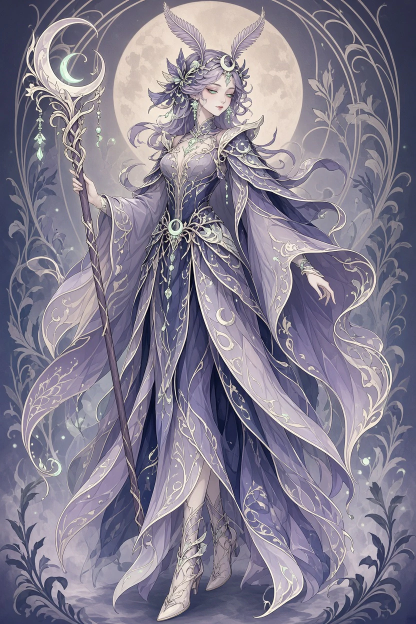
#> input picture concept-studio/style-dictionary/images/afk_ascended_hero_portrait_v1--grok_image_2.webp, 832 x 1248 px (shown at 1/2 size)
$ python -i plates.py   (imports and definitions only)
#> lines starting #> are read from the running program, lines starting #| are printed output that depends on the picture
### src/stage_gen/components/game_shell/layouts.py
"""The shell's screen geometry: what a layout id resolves to, and what it reserves.

A layout id is the whole authored geometry, exactly as it is for a UI atlas role: a
package names a layout and never writes a rectangle. What is different here is *why*
the rectangles exist. A UI role's cells say where the art goes; a shell layout's rects
say where the art must **stay out of the way** — the band the wordmark is set in, the
column the control stack occupies, the strip a card or a tip is read from. They are
reserved regions, and the gate measures them on the plate the model returned.

Every shell plate is one 2560 by 1440 canvas: the native 16:9 size the bound image
route already draws for the universe recipe's wide mode (``WIDE_SIZE``), so this
family invents no raster shape.

Rects are canvas pixels. A consumer scales the whole canvas to its window and scales
every rect by the same factor, so nothing here is a screen size.
"""

from __future__ import annotations

from dataclasses import dataclass

#: The one canvas this family draws on: native 16:9 on the bound image route.
SHELL_CANVAS: tuple[int, int] = (2560, 1440)

#: A backdrop is a picture with no holes; a mark or an emblem is a shape on air.
OPAQUE_ALPHA_POLICY = "fully_opaque_v1"
CUTOUT_ALPHA_POLICY = "transparent_exterior_v1"

TITLE_SCREEN_LAYOUT = "title_screen_16x9_v1"
LOADING_SCREEN_LAYOUT = "loading_screen_16x9_v1"
OPENING_LAYOUT = "opening_16x9_v1"
OPENING_CLIP_LAYOUT = "opening_clip_16x9_v1"

#: How a still shot is moved over its seconds. The host owns the easing; the document
#: owns only which move, because only the feel depends on the rest.
SHOT_MOVES: tuple[str, ...] = ("hold", "push_in", "pull_out", "pan_left", "pan_right")
#: How one shot leaves for the next. ``wipe`` defers to the screen-FX plate.
SHOT_TRANSITIONS: tuple[str, ...] = ("cut", "dissolve", "wipe")

#: A depth role for a parallax layer, far to near. The first is the opaque picture; the
#: rest are cut-outs drawn over it and drifted at their own rate by the host.
BACKDROP_DEPTHS: tuple[str, ...] = ("far", "mid", "near")


@dataclass(frozen=True, slots=True)
class Rect:
    """A canvas-pixel rectangle, published as-is for a consumer to scale."""

    x: int
    y: int
    width: int
    height: int

    def record(self) -> dict[str, int]:
        return {"x": self.x, "y": self.y, "width": self.width, "height": self.height}


@dataclass(frozen=True, slots=True)
class ShellLayout:
    """One screen's declared geometry: the canvas, and the regions kept quiet.

    ``reserved`` maps a region name to the rect the gate measures for flatness and
    contrast. A region is quiet or the plate is refused, because a title whose wordmark
    lands on a busy centre is unreadable however good the painting is — and that is a
    failure no reviewer should have to catch and no author can prevent by prompting.

    ``drift`` is how far, in canvas pixels, the host may move a parallax layer from
    centre in each direction. The gate measures each reserved region over the union of
    that drift, so a region that is quiet in the still frame but slides under a tree
    branch is refused while it is still cheap to redraw.
    """

    layout: str
    reserved: tuple[tuple[str, Rect], ...]
    drift: int = 0
    canvas: tuple[int, int] = SHELL_CANVAS

    def __post_init__(self) -> None:
        if not self.reserved:
            raise ValueError(f"{self.layout} reserves no region")
        names = [name for name, _ in self.reserved]
        if len(set(names)) != len(names):
            raise ValueError(f"{self.layout} names a reserved region twice")
        width, height = self.canvas
        if self.drift < 0 or 2 * self.drift >= min(width, height):
            raise ValueError(f"{self.layout} drift does not fit its canvas")
        for name, rect in self.reserved:
            if rect.width <= 0 or rect.height <= 0:
                raise ValueError(f"{self.layout} region {name} is empty")
            if rect.x < 0 or rect.y < 0:
                raise ValueError(f"{self.layout} region {name} starts outside the canvas")
            if rect.x + rect.width > width or rect.y + rect.height > height:
                raise ValueError(f"{self.layout} region {name} leaves the canvas")

    # [5 lines left out: function region, not called in this run]

    def region_names(self) -> tuple[str, ...]:
        return tuple(name for name, _ in self.reserved)

    # [27 lines left out: functions drift_union, geometry_record, not called in this run]


#: The title screen. The mark band is the upper third's centre, where a wordmark and an
#: emblem sit together; the control stack is the column of buttons below it. Both are
#: measured over a 96-pixel drift, because the host parallaxes the layers behind them.
TITLE_SCREEN = ShellLayout(
    layout=TITLE_SCREEN_LAYOUT,
    reserved=(
        ("mark_band", Rect(x=512, y=180, width=1536, height=460)),
        ("control_stack", Rect(x=960, y=760, width=640, height=480)),
    ),
    drift=96,
)

#: The loading screen. One strip at the foot holds the progress readout and the tip, and
#: nothing parallaxes, so the drift is zero.
LOADING_SCREEN = ShellLayout(
    layout=LOADING_SCREEN_LAYOUT,
    reserved=(("status_strip", Rect(x=256, y=1120, width=2048, height=240)),),
)

#: An opening shot. The card band is the lower third a line of authored text is set in.
#: A shot that carries no card is not measured against it: the region is reserved for
#: the shots that use it, and gating a full-bleed establishing shot on a band nothing is
#: drawn in would refuse good pictures for nothing.
OPENING_SHOT = ShellLayout(
    layout=OPENING_LAYOUT,
    reserved=(("card_band", Rect(x=320, y=1020, width=1920, height=300)),),
)

#: An opening shot that is a clip. The same screen and the same reserved card band as a
#: still shot, on the canvas a video route actually draws: 1920 by 1080 rather than the
#: 2560 by 1440 the image route uses. The proportions are identical because both are
#: 16:9, which is why a card band published against either lands in the same place - a
#: host scales the whole canvas to its window and every rect by the same factor. That
#: invariant is what the clip gate's aspect check is protecting.
#:
#: The resolution is a property of the layout rather than of the document because a
#: package names a layout and never writes a rectangle. A second rung on the route's
#: ladder would be a second layout id, not a field.
OPENING_CLIP = ShellLayout(
    layout=OPENING_CLIP_LAYOUT,
    reserved=(("card_band", Rect(x=160, y=510, width=960, height=150)),),
    canvas=(1280, 720),
)

SHELL_LAYOUTS: dict[str, ShellLayout] = {
    layout.layout: layout for layout in (TITLE_SCREEN, LOADING_SCREEN, OPENING_SHOT, OPENING_CLIP)
}


__all__ = [
    "BACKDROP_DEPTHS",
    "CUTOUT_ALPHA_POLICY",
    "LOADING_SCREEN",
    "LOADING_SCREEN_LAYOUT",
    "OPAQUE_ALPHA_POLICY",
    "OPENING_CLIP",
    "OPENING_CLIP_LAYOUT",
    "OPENING_LAYOUT",
    "OPENING_SHOT",
    "Rect",
    "SHELL_CANVAS",
    "SHELL_LAYOUTS",
    "ShellLayout",
    "SHOT_MOVES",
    "SHOT_TRANSITIONS",
    "TITLE_SCREEN",
    "TITLE_SCREEN_LAYOUT",
]

### src/stage_gen/components/game_shell/plates.py
"""What a shell plate must prove from its pixels, and what is left to a reviewer.

Two families of picture live here and they fail differently.

A **backdrop** or a **shot still** is a full-bleed picture. Almost nothing about it is
decidable — whether the valley reads as cold, whether the composition is any good, is a
judgement. But one thing is decidable and it is the thing that ruins a title screen:
whether the regions the layout reserved are quiet enough to set text on. A beautiful
painting with a busy centre is an unusable title screen, and no reviewer should have to
catch that and no author can prevent it by prompting. So the gate measures each reserved
region — over the drift range the host may move the layers through, not one still frame —
for flatness and for contrast against white and black.

An **emblem** is a cut-out: one shape on air, with a transparent exterior, sized to sit
in the mark band beside the wordmark. Its gate is the icon grid's, on a bigger canvas.

Everything else about a plate is the reviewer's: style coherence with the references, and
that nothing legible got drawn despite the prompt refusing to ask for it.
"""

from __future__ import annotations

from dataclasses import dataclass
from typing import cast

from PIL import Image, ImageDraw

from stage_gen.components.game_shell.layouts import (
    CUTOUT_ALPHA_POLICY,
    OPAQUE_ALPHA_POLICY,
    Rect,
    ShellLayout,
)
from stage_gen.media import (
    REGION_CONTRAST_MIN,
    REGION_LUMA_STD_MAX,
    region_contrast_stats,
)
from stage_gen.media.codec import decode_rgba, encode_png

#: The gate's own identity. Bumping it re-runs the local admission over cached plates
#: without re-billing the image above it.
SHELL_PLATE_VALIDATION_VERSION = "shell-plate-validation-v1"

#: Alpha at or below this is exterior; the boundary every sheet family in the repository
#: already admits against.
TRANSPARENT_MAX = 16
#: A body is opaque at or above this. Provider transparent output tops out at 254, and a
#: painterly medium leaves grain a little short of full opacity.
OPAQUE_MIN = 250

#: A cut-out is a shape on air: it may not fill the canvas and it may not be a speck.
CUTOUT_COVERAGE_MIN = 0.02
CUTOUT_COVERAGE_MAX = 0.60
#: An emblem is **compact**, not connected. The first cut of this gate demanded that one
#: piece carry 90% of the painted alpha, borrowed from the cut-in portrait rule where it
#: is right because a portrait is one person. A heraldic badge is normally several
#: pieces — a broken ring around a charge is two, and asking for one refused six honest
#: draws of exactly what the brief described. What actually separates a badge from a
#: scatter is not how many pieces it has but how far apart they are, so the rule is the
#: union of every piece's bounding box against the canvas, plus a ceiling on the count.
#: Measured against the union's *extent* rather than its area: a row of blobs strung
#: across the frame has a small bounding-box area because the box is a thin band, so area
#: admits exactly the scatter this is meant to refuse. How far the mark reaches across the
#: frame is what actually separates a badge from a spray.
CUTOUT_UNION_WIDTH_MAX = 0.55
CUTOUT_UNION_HEIGHT_MAX = 0.75
CUTOUT_PIECE_COUNT_MAX = 8
#: Specks below this share of the canvas are dust the canonicalizer erases; more than
#: this many of them is a spray, which is a defect rather than dust.
CUTOUT_DUST_MAX_SHARE = 0.001
CUTOUT_DUST_COUNT_MAX = 12


class ShellPlateError(ValueError):
    """The plate cannot be admitted. Raised inside the single provider retry owner."""


@dataclass(frozen=True, slots=True)
class RegionVerdict:
    """One reserved region's measurement and whether it passed."""

    region: str
    rect: Rect
    luma_std: float
    best_contrast: float
    best_text: str
    passed: bool

    # [149 lines left out: functions record, validate_shell_plate, canonicalize_shell_plate, shell_plate_evidence, _decode, _band_extrema and 1 more, not called in this run]


def _admit_cutout(image: Image.Image) -> dict[str, object]:
    width, height = image.size
    band = image.getchannel("A")
    mask = band.point(lambda v: 255 if v > TRANSPARENT_MAX else 0)
    # The histogram counts the painted pixels without materialising the band.
    painted = mask.histogram()[255]
    total = width * height
    coverage = painted / total
    if not CUTOUT_COVERAGE_MIN <= coverage <= CUTOUT_COVERAGE_MAX:
        raise ShellPlateError(
            f"a cut-out covers {coverage:.3f} of the canvas, outside "
            f"{CUTOUT_COVERAGE_MIN}..{CUTOUT_COVERAGE_MAX}"
        )
    if _band_extrema(band)[1] < OPAQUE_MIN:
        raise ShellPlateError("a cut-out has no opaque core: it was drawn as a wash")

    border = _border_max(band)
    if border > TRANSPARENT_MAX:
        raise ShellPlateError(f"a cut-out's canvas border is painted: alpha {border}")

    pieces = _connected_pieces(mask)
    if not pieces:
        raise ShellPlateError("a cut-out has nothing painted on it")
    body = [piece for piece in pieces if piece.share > CUTOUT_DUST_MAX_SHARE]
    dust = [piece for piece in pieces if piece.share <= CUTOUT_DUST_MAX_SHARE]
    if not body:
        raise ShellPlateError("a cut-out is nothing but specks")
    if len(dust) > CUTOUT_DUST_COUNT_MAX:
        raise ShellPlateError(f"a cut-out carries {len(dust)} specks, which is a spray")
    if len(body) > CUTOUT_PIECE_COUNT_MAX:
        raise ShellPlateError(
            f"a cut-out is one mark: {len(body)} separate pieces > {CUTOUT_PIECE_COUNT_MAX}"
        )
    left = min(piece.left for piece in body)
    top = min(piece.top for piece in body)
    right = max(piece.right for piece in body)
    bottom = max(piece.bottom for piece in body)
    span_x = (right - left) / width
    span_y = (bottom - top) / height
    if span_x > CUTOUT_UNION_WIDTH_MAX or span_y > CUTOUT_UNION_HEIGHT_MAX:
        raise ShellPlateError(
            f"a cut-out is a compact mark, and this is spread across the canvas: its "
            f"pieces span {span_x:.2f} of the width (max {CUTOUT_UNION_WIDTH_MAX}) and "
            f"{span_y:.2f} of the height (max {CUTOUT_UNION_HEIGHT_MAX})"
        )
    return {
        "policy": CUTOUT_ALPHA_POLICY,
        "coverage": round(coverage, 4),
        "largest_share": round(body[0].share, 4),
        "piece_count": len(body),
        "dust_count": len(dust),
        "union_span": {"x": round(span_x, 4), "y": round(span_y, 4)},
        "union_bbox": Rect(left, top, right - left, bottom - top).record(),
    }


# [9 lines left out: function _border_max, not called in this run]


@dataclass(frozen=True, slots=True)
class _Piece:
    """One connected region of painted alpha: how much of it, and where it sits."""

    share: float
    left: int
    top: int
    right: int
    bottom: int


# [83 lines left out: functions _connected_pieces, _measure_region, not called in this run]


__all__ = [
    "CUTOUT_COVERAGE_MAX",
    "CUTOUT_COVERAGE_MIN",
    "CUTOUT_PIECE_COUNT_MAX",
    "CUTOUT_UNION_HEIGHT_MAX",
    "CUTOUT_UNION_WIDTH_MAX",
    "OPAQUE_MIN",
    "SHELL_PLATE_VALIDATION_VERSION",
    "TRANSPARENT_MAX",
    "RegionVerdict",
    "ShellPlateError",
    "canonicalize_shell_plate",
    "shell_plate_evidence",
    "validate_shell_plate",
]

>>> import cv2
>>> picture = cv2.imread('../../../../concept-studio/style-dictionary/images/afk_ascended_hero_portrait_v1--grok_image_2.webp', cv2.IMREAD_GRAYSCALE)
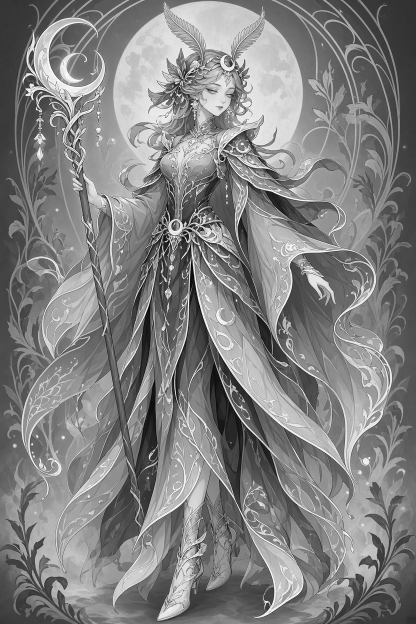
#> picture: shape (1248, 832) (shown at 1/2 size); min 0, max 255, mean 129.2
#> (the run stopped early here; a loop or call above may not have finished)

$ run again, on concept-studio/style-dictionary/images/azur_lane_live2d_swimsuit_skin--grok_image_2.webp
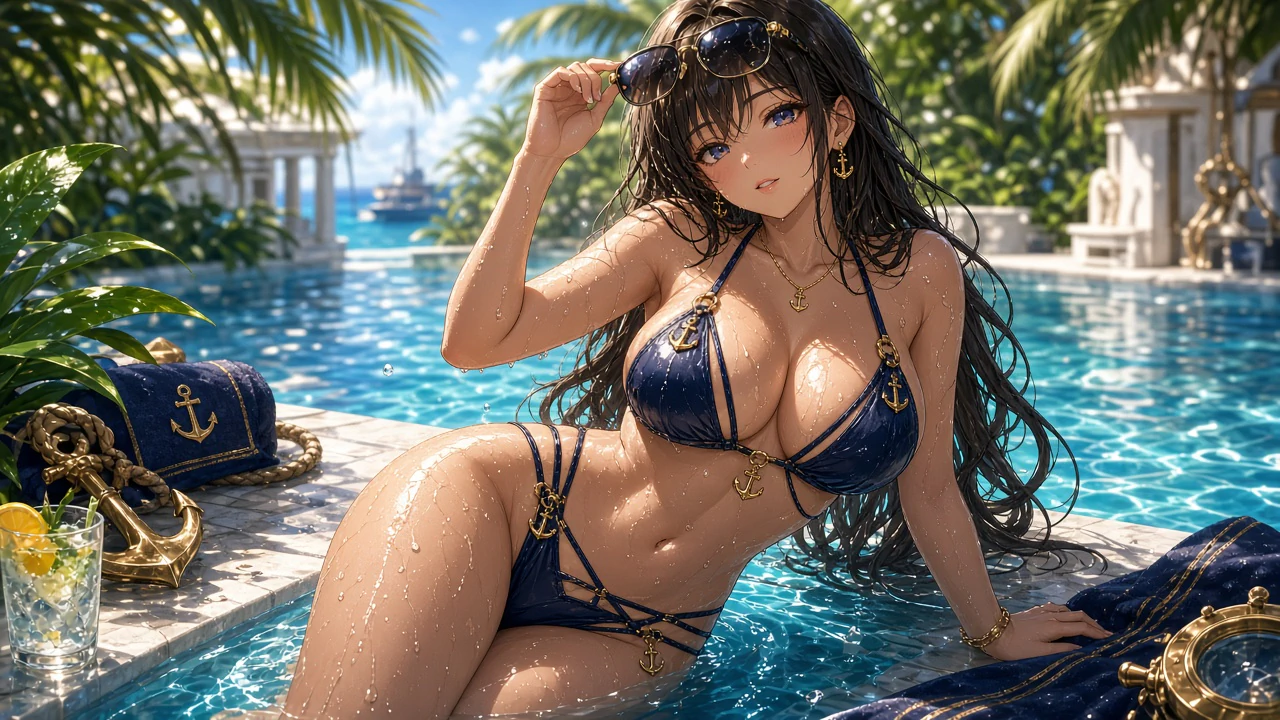
#> input picture concept-studio/style-dictionary/images/azur_lane_live2d_swimsuit_skin--grok_image_2.webp, 1280 x 720 px
#> `picture = cv2.imread('../../../../concept-studio/style-dictionary/imag..`:
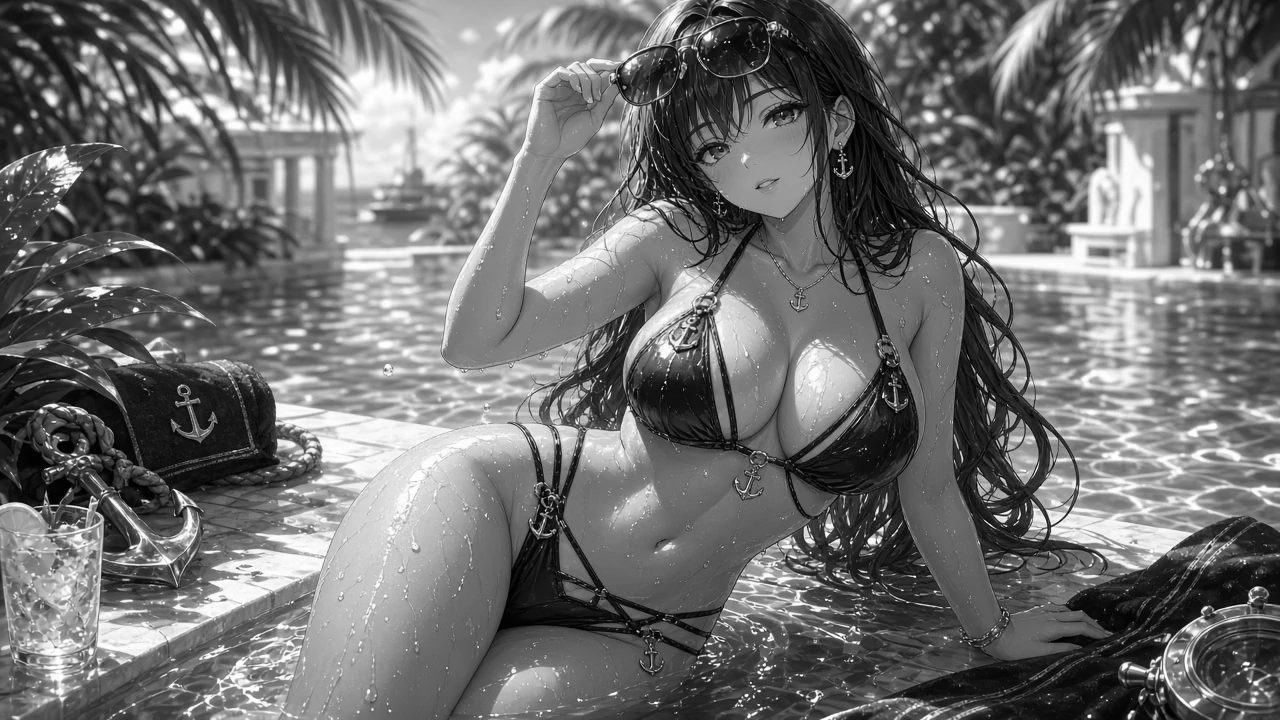
#> picture: shape (720, 1280); min 0, max 255, mean 112.1
